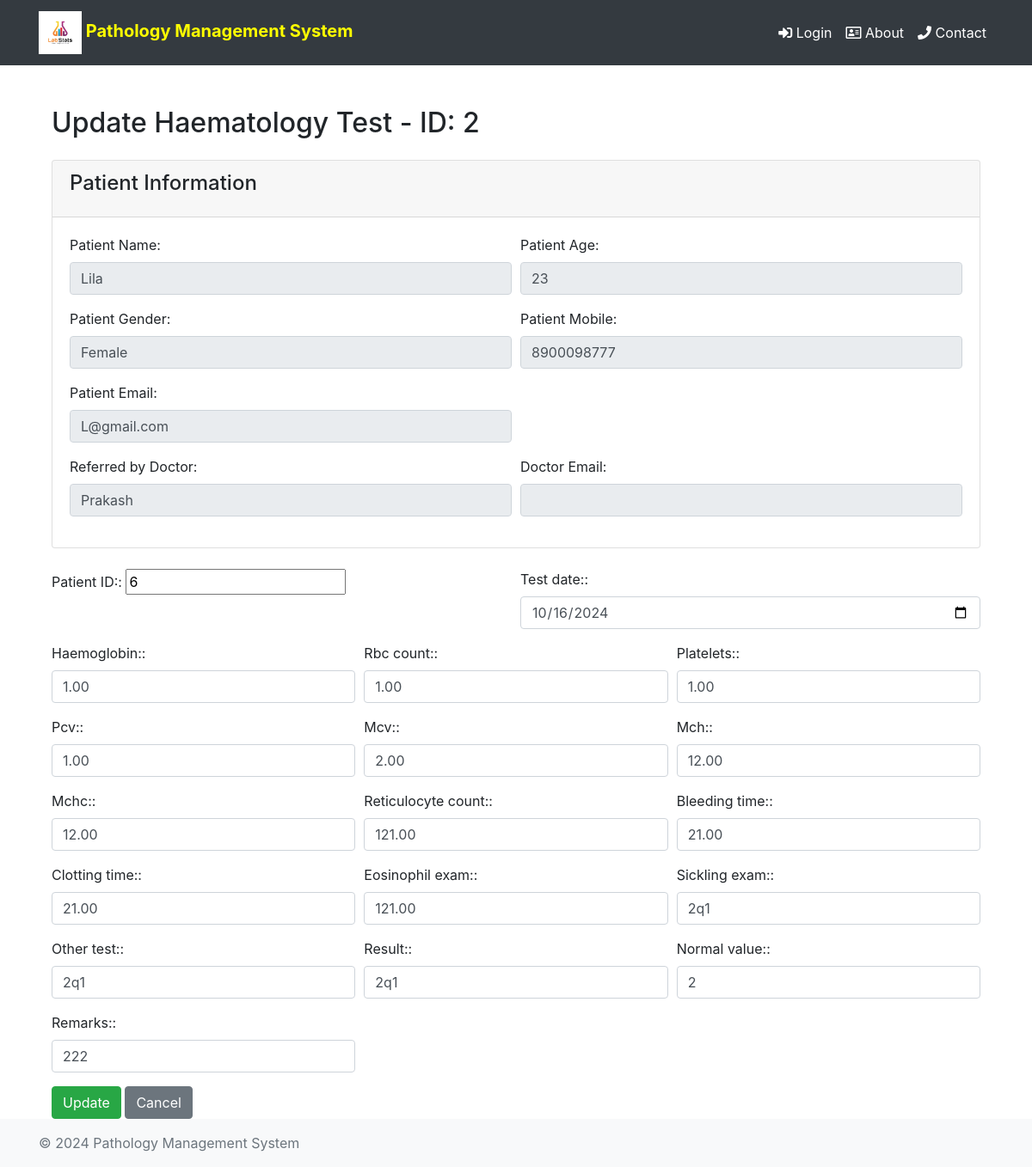
/updatehaematology/2/, run on the app's committed database.
### pathoapp/models.py (models this page shows, shortened)
class PatientMaster(models.Model):
    patientid = models.IntegerField(primary_key=True)
    patientname = models.CharField(max_length=100)  # Renamed 'name' to 'patientname'
    recondate = models.DateField()  # Recommended date for the patient
    age = models.IntegerField()
    GENDER_CHOICES = [
        ('MALE', 'Male'),
        ('FEMALE', 'Female'),
        ('OTHER', 'Other'),
    ]
    gender = models.CharField(max_length=10, choices=GENDER_CHOICES, default='MALE')
    mobile = models.CharField(max_length=15)
    email = models.EmailField()
    address = models.CharField(max_length=255)
    refbydoctor = models.ForeignKey(Doctor, on_delete=models.SET_NULL, null=True, blank=True)

class Doctor(models.Model):
    doctorname = models.CharField(max_length=255, primary_key=True)  # Field for doctor's name
    email = models.EmailField(max_length=254)  # Field for doctor's email address
    def __str__(self):
        return self.doctorname

class Haematology(models.Model):
    patient = models.ForeignKey(PatientMaster, on_delete=models.CASCADE)
    test_id = models.CharField(max_length=50, primary_key=True)  # Primary key for the test
    test_date = models.DateField(default=datetime.now)  # Automatically sets the current date
    haemoglobin = models.DecimalField(max_digits=5, decimal_places=2)
    rbc_count = models.DecimalField(max_digits=5, decimal_places=2)
    platelets = models.DecimalField(max_digits=5, decimal_places=2)
    pcv = models.DecimalField(max_digits=5, decimal_places=2)
    mcv = models.DecimalField(max_digits=5, decimal_places=2)
    mch = models.DecimalField(max_digits=5, decimal_places=2)
    mchc = models.DecimalField(max_digits=5, decimal_places=2)
    reticulocyte_count = models.DecimalField(max_digits=5, decimal_places=2)
    bleeding_time = models.DecimalField(max_digits=5, decimal_places=2)
    clotting_time = models.DecimalField(max_digits=5, decimal_places=2)
    eosinophil_exam = models.DecimalField(max_digits=5, decimal_places=2)
    sickling_exam = models.CharField(max_length=100)
    other_test = models.CharField(max_length=100)
    result = models.CharField(max_length=100)
    normal_value = models.CharField(max_length=100)
    remarks = models.CharField(max_length=100)
    patientname = models.CharField(max_length=100)
    age = models.IntegerField()
    gender = models.CharField(max_length=10)
    mobile = models.CharField(max_length=15)
    email = models.EmailField()

### pathoapp/views.py (the view)
# urls.py: path('updatehaematology/<str:test_id>/', views.updatehaematology, name='updatehaematology'),
def updatehaematology(request, test_id):
    haematology_test = get_object_or_404(Haematology, test_id=test_id)
    if request.method == 'POST':
        form = HaematologyForm(request.POST, instance=haematology_test)
        if form.is_valid():
            form.save()
            messages.success(request, 'Data Updated Successfully.')
            return redirect('viewhaematology')
        else:
            messages.error(request, 'Please correct the errors below.')
            print("Form Errors:", form.errors)  # Debugging information
    else:
        form = HaematologyForm(instance=haematology_test)
    patient_data = haematology_test.patient  # Get the associated PatientMaster instance
    form.fields['patient_id'].initial = patient_data.patientid  # Assign initial patient ID value
    patient_data.refbydoctor = patient_data.refbydoctor  # Fetch referred doctor name
    patient_data.email = patient_data.email  # Fetch doctor email
    return render(request, 'updatehaematology.html', {
        'form': form,
        'test_id': test_id,
        'patient_data': patient_data  # Pass the patient data to the template
    })

### pathoapp/forms.py
class HaematologyForm(forms.ModelForm):
    patient_id = forms.IntegerField(label="Patient ID", required=True)
    class Meta:
        model = Haematology
        fields = [
            'patient_id', 'test_date', 'haemoglobin', 'rbc_count', 'platelets',
            'pcv', 'mcv', 'mch', 'mchc', 'reticulocyte_count', 'bleeding_time', 'clotting_time',
            'eosinophil_exam', 'sickling_exam', 'other_test', 'result', 'normal_value', 'remarks'
        ]
        widgets = {
            'test_date': forms.DateInput(attrs={'type': 'date'}),
        }

### pathoapp/templatetags/form_extras.py (called while the page is built)
@register.filter(name='add_class')
def add_class(field, css_class):
    if hasattr(field, 'as_widget'):
        return field.as_widget(attrs={"class": css_class})
    return field

### pathoapp/templates/updatehaematology.html (shortened to what this page needs)
{% extends "base.html" %}
{% load form_extras %}
{% block content %}
<div class="container mt-5">
    <h2 class="mb-4">Update Haematology Test - ID: {{ test_id }}</h2>
    <div class="card mb-4">
        <div class="card-header">
            <h4 class="card-title">Patient Information</h4>
        </div>
        <div class="card-body">
            <div class="form-row">
                <div class="col-md-6 mb-3">
                    <label for="id_patient_name">Patient Name:</label>
                    <input type="text" id="id_patient_name" value="{{ patient_data.patientname }}" class="form-control" disabled>
                </div>
                <div class="col-md-6 mb-3">
                    <label for="id_patient_age">Patient Age:</label>
                    <input type="text" id="id_patient_age" value="{{ patient_data.age }}" class="form-control" disabled>
                </div>
            </div>
            <div class="form-row">
                <div class="col-md-6 mb-3">
                    <label for="id_patient_gender">Patient Gender:</label>
                    <input type="text" id="id_patient_gender" value="{{ patient_data.gender }}" class="form-control" disabled>
                </div>
                <div class="col-md-6 mb-3">
                    <label for="id_patient_mobile">Patient Mobile:</label>
                    <input type="text" id="id_patient_mobile" value="{{ patient_data.mobile }}" class="form-control" disabled>
                </div>
            </div>
            <div class="form-row">
                <div class="col-md-6 mb-3">
                    <label for="id_patient_email">Patient Email:</label>
                    <input type="text" id="id_patient_email" value="{{ patient_data.email }}" class="form-control" disabled>
                </div>
            </div>
            <div class="form-row">
                <div class="col-md-6 mb-3">
                    <label for="id_refbydoctor">Referred by Doctor:</label>
                    <input type="text" id="id_refbydoctor" name="refbydoctor" value="{{ patient_data.refbydoctor }}" class="form-control" disabled>
                </div>
                <div class="col-md-6 mb-3">
                    <label for="id_doctor_email">Doctor Email:</label>
                    <input type="email" id="id_doctor_email" name="doctor_email" value="{{ patient_data.doctor_email }}" class="form-control" disabled>
                </div>
            </div>
        </div>
    </div>
    <form method="post" class="needs-validation" novalidate>
        <div class="form-row">
            <div class="col-md-6 mb-3">
                {{ form.patient_id.label_tag }}: {{ form.patient_id }}
            </div>
            <div class="col-md-6 mb-3">
                {{ form.test_date.label_tag }}: {{ form.test_date|add_class:"form-control" }}
            </div>
        </div>
        <div class="form-row">
            {% for field in form %}
                {% if field.name not in 'patient_id test_date' %}
                    <div class="col-md-4 mb-3">
                        {{ field.label_tag }}: {{ field|add_class:"form-control" }}
                    </div>
                {% endif %}
            {% endfor %}
        </div>
        <div class="form-row">
            <div class="col-md-12">
                <button type="submit" class="btn btn-success">Update</button>
                <a href="{% url 'viewhaematology' %}" class="btn btn-secondary">Cancel</a>
            </div>
        </div>
    </form>
</div>
{% endblock content %}

### data on the page
PatientMaster: patientname "Lila", age "23", gender "Female", mobile "8900098777", email "L@gmail.com", refbydoctor "Prakash"
Haematology: patient_id "6", test_date "10/16/2024", form "1.00" "1.00" "1.00" "1.00" "2.00" "12.00" "12.00" "121.00" "21.00" "21.00" "121.00" "2q1" "2q1" "2q1" "2" "222"

### other printed values
{{ test_id }} "2"
{{ field.label_tag }} "Haemoglobin:" "Rbc count:" "Platelets:" "Pcv:" "Mcv:" "Mch:" "Mchc:" "Reticulocyte count:" "Bleeding time:" "Clotting time:" "Eosinophil exam:" "Sickling exam:" "Other test:" "Result:" "Normal value:" "Remarks:"
